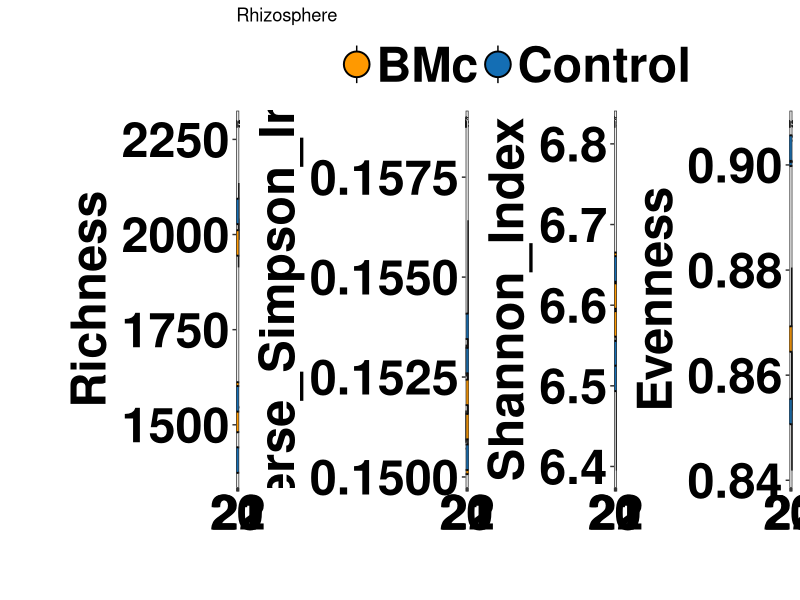
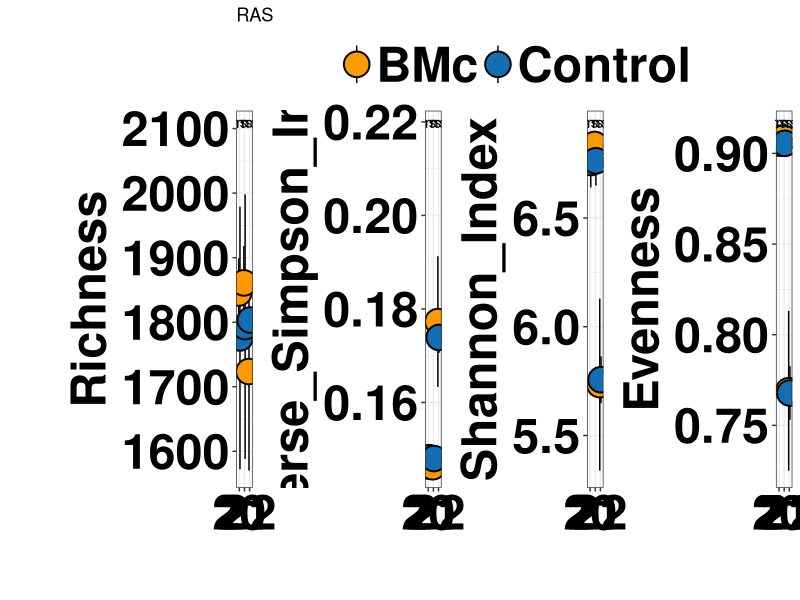
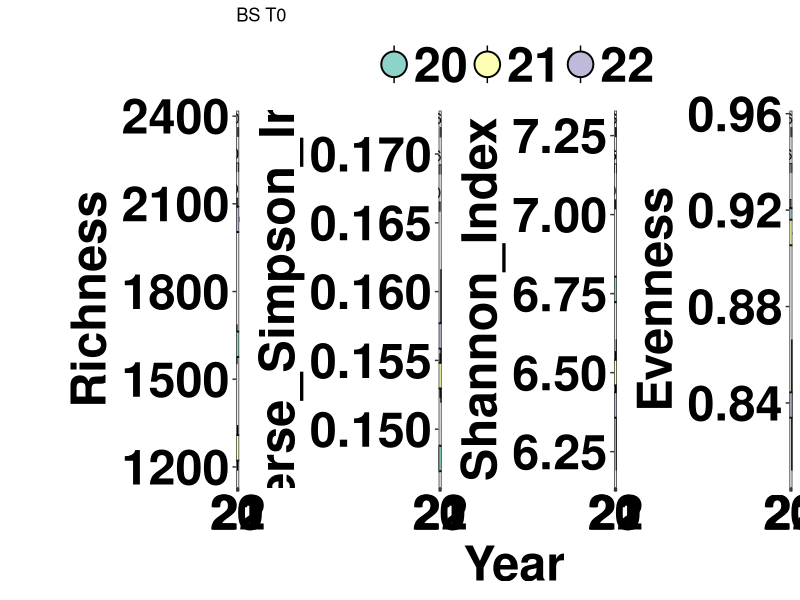

Reproduce these figures in R, in order.
## ---- chunk 1
knitr::opts_chunk$set(echo = TRUE)
## ---- chunk 2
library(tidyverse)
library(ggplot2)
library(plyr)
library(dplyr)
library(readr)
library(readxl)
library(ggpubr)
library(stringi)
library(tidyr)
library(reshape2)
library(vegan)
library(parallel)
## ---- chunk 3
metadata1=read.csv("metadata1.csv")

## ---- chunk 4
Rarefied_Richness=read.csv(file = "3yearsGERarefied_Richness.csv",row.names = "X")
Rarefied_Shannon=read.csv(file = "3yearsRarefied_Shannon.csv",row.names = "X")
Rarefied_simpson=read.csv(file = "3yearsRarefied_simpson.csv",row.names = "X")
all_diversities=cbind(metadata1, Richness=Rarefied_Richness[metadata1$Sample,],
Shannon_Index=Rarefied_Shannon[metadata1$Sample,],
Reverse_Simpson_Index=1/Rarefied_Shannon[metadata1$Sample,])%>%
  mutate(Evenness=Shannon_Index/log(Richness))%>%
  gather(-c(colnames(metadata1)), key="Index", value="Value" )
all_diversities$Index2=factor(
  all_diversities$Index
  ,c(
"Richness",
"Reverse_Simpson_Index" ,
"Shannon_Index",
"Evenness"
))
## ---- chunk 5
all_diversities_RH=filter(all_diversities, Soil_Type=="RH")
Diversity_plot_RH=ggplot(all_diversities_RH, aes(x=as.factor(Year), 
y=Value, fill=BM))+
  theme_bw()+
  geom_pointrange(stat = "summary",
position = position_dodge2(width = 0.5), shape=21, size=2)+
  facet_wrap(~Index2, scales ="free", strip.position="left",
             nrow = 1)+
  theme( strip.background = element_rect( fill="white", colour="white")) +
  theme( strip.text =  element_text( colour="black", face="bold", size=35),
         strip.placement = "outside") +
  ylab("")+xlab("")+ggtitle("Rhizosphere")+
    scale_fill_manual(name="",values=c( "#ff9900","#146eb4"))+

  theme(axis.text = element_text(size = 35, face = "bold", colour="black")) +
  theme(legend.text = element_text( size=35, face="bold", colour = "black")) + 
  theme(legend.title = element_text( size=35, face="bold", colour = "black")) + 
    theme(legend.position = "top",
        axis.title.y = element_text( size=35, face = "bold", colour="black")) + 
  theme(axis.title.x = element_text(size = 35, face = "bold", colour="black"))+
  stat_compare_means(method = "wilcox.test", label = "p.signif")

## ---- chunk 6
ggsave(Diversity_plot_RH,file = "Alpha.RH.pdf", height = 8, width = 20)

## ---- chunk 7
all_diversities_RAS=filter(all_diversities, Soil_Type=="RAS")
diversity_plot_RAS=ggplot(all_diversities_RAS, aes(x=as.factor(Year), 
                                        y=Value, fill=BM))+theme_bw()+
  geom_pointrange(stat = "summary",
position = position_dodge2(width = 0.5), shape=21, size=2)+
  facet_wrap(~Index2, scales ="free", strip.position="left",
             nrow = 1)+
  theme( strip.background = element_rect( fill="white", colour="white")) +
  theme( strip.text =  element_text( colour="black", face="bold", size=35),
         strip.placement = "outside") +
  ylab("")+xlab("")+ggtitle("RAS")+
    scale_fill_manual(name="",values=c( "#ff9900","#146eb4"))+

  theme(axis.text = element_text(size = 35, face = "bold", colour="black")) +
  theme(legend.text = element_text( size=35, face="bold", colour = "black")) + 
  theme(legend.title = element_text( size=35, face="bold", colour = "black")) + 
    theme(legend.position = "top",
        axis.title.y = element_text( size=35, face = "bold", colour="black")) + 
  theme(axis.title.x = element_text(size = 35, face = "bold", colour="black"))+
  stat_compare_means(method = "wilcox.test", label = "p.signif")
## ---- chunk 8
ggsave(diversity_plot_RAS,file = "Alpha.RAS.pdf", height = 8, width = 20)

## ---- chunk 9
all_diversities_T0=filter(all_diversities, Soil_Type=="T0")
diversity_plot_T0=ggplot(all_diversities_T0, aes(x=as.factor(Year), 
                                        y=Value, fill=as.factor(Year)))+
  geom_pointrange(stat = "summary",
position = position_dodge2(width = 0.5), shape=21, size=2)+
  scale_fill_brewer(palette = "Set3", name="")+
  facet_wrap(~Index2, scales ="free", strip.position="left",
             nrow = 1)+theme_bw()+
  theme( strip.background = element_rect( fill="white", colour="white")) +
  theme( strip.text =  element_text( colour="black", face="bold", size=35),
         strip.placement = "outside") +
  ylab("")+xlab("Year")+ggtitle("BS T0")+

  theme(axis.text = element_text(size = 35, face = "bold", colour="black")) +
  theme(legend.text = element_text( size=35, face="bold", colour = "black")) + 
  theme(legend.title = element_text( size=35, face="bold", colour = "black")) + 
    theme(legend.position = "top",
        axis.title.y = element_text( size=35, face = "bold", colour="black")) + 
  theme(axis.title.x = element_text(size = 35, face = "bold", colour="black"))+
  stat_pwc(label = "p.adj")
## ---- chunk 10
ggsave(diversity_plot_T0,file = "Alpha.T0.pdf", height = 8, width = 20)
## ---- chunk 11
